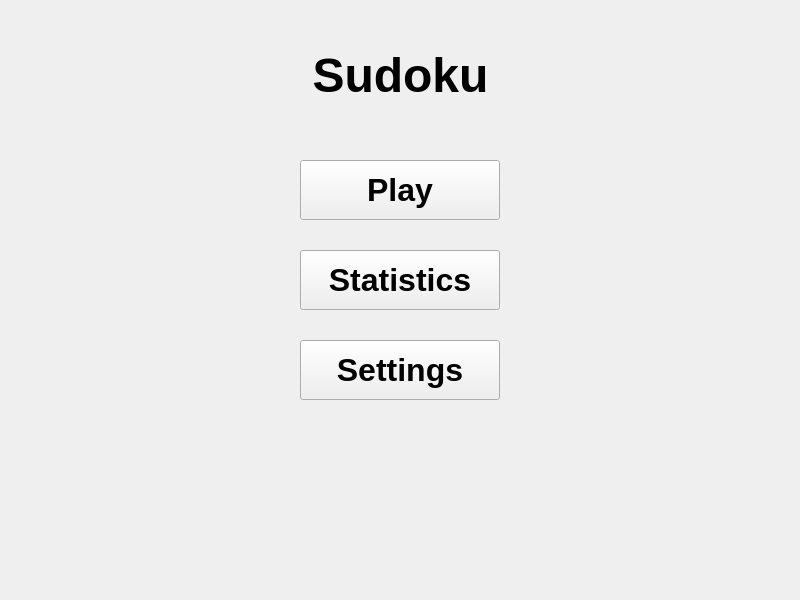
<?xml version="1.0" encoding="UTF-8"?>
<ui version="4.0">
 <class>SudokuUI</class>
 <widget class="QMainWindow" name="SudokuUI">
  <property name="geometry">
   <rect>
    <x>0</x>
    <y>0</y>
    <width>800</width>
    <height>600</height>
   </rect>
  </property>
  <property name="windowTitle">
   <string>Sudoku</string>
  </property>
  <widget class="QWidget" name="centralwidget">
   <widget class="QLabel" name="label">
    <property name="geometry">
     <rect>
      <x>280</x>
      <y>40</y>
      <width>241</width>
      <height>71</height>
     </rect>
    </property>
    <property name="font">
     <font>
      <family>Arial</family>
      <pointsize>36</pointsize>
      <weight>75</weight>
      <bold>true</bold>
     </font>
    </property>
    <property name="layoutDirection">
     <enum>Qt::LeftToRight</enum>
    </property>
    <property name="text">
     <string>Sudoku</string>
    </property>
    <property name="alignment">
     <set>Qt::AlignCenter</set>
    </property>
   </widget>
   <widget class="QPushButton" name="playButton">
    <property name="geometry">
     <rect>
      <x>300</x>
      <y>160</y>
      <width>200</width>
      <height>60</height>
     </rect>
    </property>
    <property name="font">
     <font>
      <family>Arial</family>
      <pointsize>24</pointsize>
      <weight>75</weight>
      <bold>true</bold>
     </font>
    </property>
    <property name="text">
     <string>Play</string>
    </property>
   </widget>
   <widget class="QPushButton" name="statisticsButton">
    <property name="geometry">
     <rect>
      <x>300</x>
      <y>250</y>
      <width>200</width>
      <height>60</height>
     </rect>
    </property>
    <property name="font">
     <font>
      <family>Arial</family>
      <pointsize>24</pointsize>
      <weight>75</weight>
      <bold>true</bold>
     </font>
    </property>
    <property name="text">
     <string>Statistics</string>
    </property>
   </widget>
   <widget class="QPushButton" name="settingsButton">
    <property name="geometry">
     <rect>
      <x>300</x>
      <y>340</y>
      <width>200</width>
      <height>60</height>
     </rect>
    </property>
    <property name="font">
     <font>
      <family>Arial</family>
      <pointsize>24</pointsize>
      <weight>75</weight>
      <bold>true</bold>
     </font>
    </property>
    <property name="text">
     <string>Settings</string>
    </property>
   </widget>
  </widget>
 </widget>
 <resources/>
 <connections/>
</ui>
